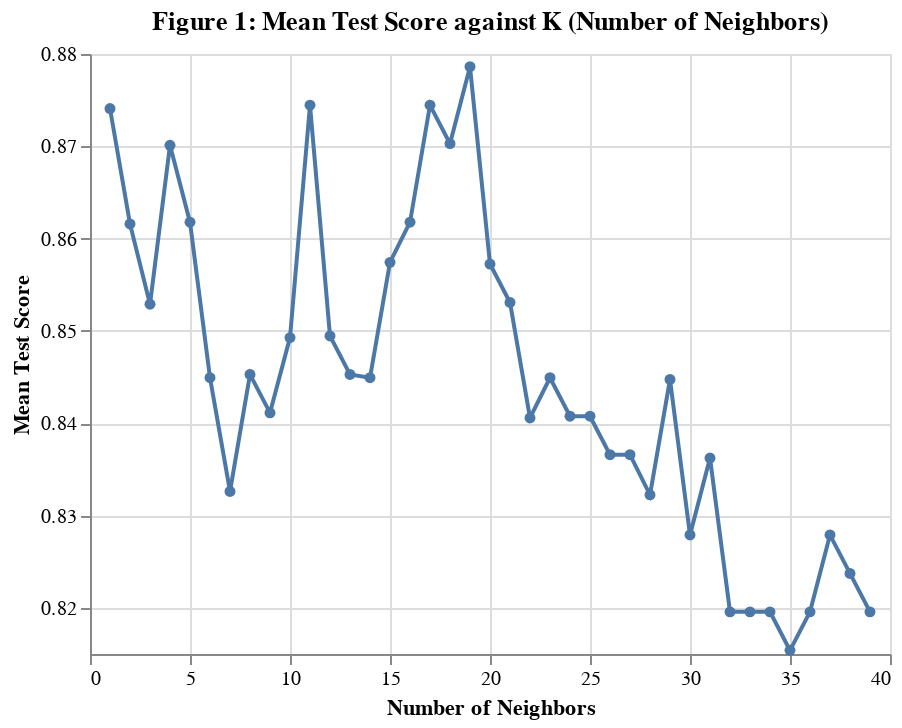

Notebook source saved alongside this figure:
### Code cell
accuracy_versus_k_grid = (
    alt.Chart(accuracies_grid)
    .mark_line(point=True)
    .properties(title='Figure 1: Mean Test Score against K (Number of Neighbors)')
    .encode(
        x = alt.X('param_kneighborsclassifier__n_neighbors', title='Number of Neighbors', scale=alt.Scale(zero=False)),
        y = alt.Y('mean_test_score', title='Mean Test Score', scale=alt.Scale(zero=False))
    )
)
 
accuracy_versus_k_grid

### Figure 1 — Vega-Lite specification as saved in the notebook (floating-point values rounded to 4 significant figures)
{"config": {"view": {"continuousWidth": 400, "continuousHeight": 300}}, "data": {"name": "data-e1fbebc4a8ccf727f33290780387892c"}, "mark": {"type": "line", "point": true}, "encoding": {"x": {"field": "param_kneighborsclassifier__n_neighbors", "scale": {"zero": false}, "title": "Number of Neighbors", "type": "quantitative"}, "y": {"field": "mean_test_score", "scale": {"zero": false}, "title": "Mean Test Score", "type": "quantitative"}}, "title": "Figure 1: Mean Test Score against K (Number of Neighbors)", "$schema": "https://vega.github.io/schema/vega-lite/v4.17.0.json", "datasets": {"data-e1fbebc4a8ccf727f33290780387892c": [{"mean_fit_time": 0.01944, "std_fit_time": 0.003902, "mean_score_time": 0.01924, "std_score_time": 0.004747, "param_kneighborsclassifier__n_neighbors": 1, "params": {"kneighborsclassifier__n_neighbors": 1}, "split0_test_score": 0.875, "split1_test_score": 0.8333, "split2_test_score": 0.875, "split3_test_score": 0.875, "split4_test_score": 0.9583, "split5_test_score": 0.7917, "split6_test_score": 0.9167, "split7_test_score": 0.8333, "split8_test_score": 0.913, "split9_test_score": 0.8696, "mean_test_score": 0.8741, "std_test_score": 0.04535, "rank_test_score": 4}, {"mean_fit_time": 0.01732, "std_fit_time": 0.0008721, "mean_score_time": 0.01769, "std_score_time": 0.001303, "param_kneighborsclassifier__n_neighbors": 2, "params": {"kneighborsclassifier__n_neighbors": 2}, "split0_test_score": 0.875, "split1_test_score": 0.875, "split2_test_score": 0.8333, "split3_test_score": 0.8333, "split4_test_score": 0.875, "split5_test_score": 0.7917, "split6_test_score": 0.875, "split7_test_score": 0.875, "split8_test_score": 0.913, "split9_test_score": 0.8696, "mean_test_score": 0.8616, "std_test_score": 0.03177, "rank_test_score": 9}, {"mean_fit_time": 0.01819, "std_fit_time": 0.001167, "mean_score_time": 0.01774, "std_score_time": 0.001069, "param_kneighborsclassifier__n_neighbors": 3, "params": {"kneighborsclassifier__n_neighbors": 3}, "split0_test_score": 0.7917, "split1_test_score": 0.875, "split2_test_score": 0.8333, "split3_test_score": 0.8333, "split4_test_score": 0.9167, "split5_test_score": 0.7917, "split6_test_score": 0.9167, "split7_test_score": 0.875, "split8_test_score": 0.8261, "split9_test_score": 0.8696, "mean_test_score": 0.8529, "std_test_score": 0.04286, "rank_test_score": 13}, {"mean_fit_time": 0.01689, "std_fit_time": 0.001466, "mean_score_time": 0.01752, "std_score_time": 0.001227, "param_kneighborsclassifier__n_neighbors": 4, "params": {"kneighborsclassifier__n_neighbors": 4}, "split0_test_score": 0.8333, "split1_test_score": 0.875, "split2_test_score": 0.8333, "split3_test_score": 0.7917, "split4_test_score": 0.9583, "split5_test_score": 0.8333, "split6_test_score": 0.875, "split7_test_score": 0.875, "split8_test_score": 0.913, "split9_test_score": 0.913, "mean_test_score": 0.8701, "std_test_score": 0.04664, "rank_test_score": 6}, {"mean_fit_time": 0.01698, "std_fit_time": 0.001473, "mean_score_time": 0.01725, "std_score_time": 0.001336, "param_kneighborsclassifier__n_neighbors": 5, "params": {"kneighborsclassifier__n_neighbors": 5}, "split0_test_score": 0.7917, "split1_test_score": 0.9167, "split2_test_score": 0.8333, "split3_test_score": 0.7917, "split4_test_score": 0.9167, "split5_test_score": 0.8333, "split6_test_score": 0.875, "split7_test_score": 0.8333, "split8_test_score": 0.913, "split9_test_score": 0.913, "mean_test_score": 0.8618, "std_test_score": 0.0487, "rank_test_score": 8}, {"mean_fit_time": 0.01799, "std_fit_time": 0.0009123, "mean_score_time": 0.01812, "std_score_time": 0.002612, "param_kneighborsclassifier__n_neighbors": 6, "params": {"kneighborsclassifier__n_neighbors": 6}, "split0_test_score": 0.7917, "split1_test_score": 0.9167, "split2_test_score": 0.75, "split3_test_score": 0.75, "split4_test_score": 0.9583, "split5_test_score": 0.7917, "split6_test_score": 0.8333, "split7_test_score": 0.875, "split8_test_score": 0.8696, "split9_test_score": 0.913, "mean_test_score": 0.8449, "std_test_score": 0.06927, "rank_test_score": 19}, {"mean_fit_time": 0.01727, "std_fit_time": 0.001343, "mean_score_time": 0.01829, "std_score_time": 0.001135, "param_kneighborsclassifier__n_neighbors": 7, "params": {"kneighborsclassifier__n_neighbors": 7}, "split0_test_score": 0.6667, "split1_test_score": 0.9167, "split2_test_score": 0.7917, "split3_test_score": 0.7083, "split4_test_score": 0.9583, "split5_test_score": 0.7917, "split6_test_score": 0.7917, "split7_test_score": 0.875, "split8_test_score": 0.9565, "split9_test_score": 0.8696, "mean_test_score": 0.8326, "std_test_score": 0.09455, "rank_test_score": 29}, {"mean_fit_time": 0.0173, "std_fit_time": 0.001123, "mean_score_time": 0.01772, "std_score_time": 0.000868, "param_kneighborsclassifier__n_neighbors": 8, "params": {"kneighborsclassifier__n_neighbors": 8}, "split0_test_score": 0.7917, "split1_test_score": 0.9167, "split2_test_score": 0.7083, "split3_test_score": 0.7083, "split4_test_score": 0.9583, "split5_test_score": 0.875, "split6_test_score": 0.7917, "split7_test_score": 0.8333, "split8_test_score": 0.9565, "split9_test_score": 0.913, "mean_test_score": 0.8453, "std_test_score": 0.08895, "rank_test_score": 16}, {"mean_fit_time": 0.01765, "std_fit_time": 0.0008597, "mean_score_time": 0.01775, "std_score_time": 0.001179, "param_kneighborsclassifier__n_neighbors": 9, "params": {"kneighborsclassifier__n_neighbors": 9}, "split0_test_score": 0.7083, "split1_test_score": 0.9167, "split2_test_score": 0.7083, "split3_test_score": 0.75, "split4_test_score": 0.9583, "split5_test_score": 0.8333, "split6_test_score": 0.8333, "split7_test_score": 0.8333, "split8_test_score": 0.9565, "split9_test_score": 0.913, "mean_test_score": 0.8411, "std_test_score": 0.09038, "rank_test_score": 22}, {"mean_fit_time": 0.01807, "std_fit_time": 0.001152, "mean_score_time": 0.01834, "std_score_time": 0.0009525, "param_kneighborsclassifier__n_neighbors": 10, "params": {"kneighborsclassifier__n_neighbors": 10}, "split0_test_score": 0.75, "split1_test_score": 0.9167, "split2_test_score": 0.7083, "split3_test_score": 0.75, "split4_test_score": 0.9583, "split5_test_score": 0.875, "split6_test_score": 0.8333, "split7_test_score": 0.875, "split8_test_score": 0.913, "split9_test_score": 0.913, "mean_test_score": 0.8493, "std_test_score": 0.08107, "rank_test_score": 15}, {"mean_fit_time": 0.02382, "std_fit_time": 0.007246, "mean_score_time": 0.02179, "std_score_time": 0.01265, "param_kneighborsclassifier__n_neighbors": 11, "params": {"kneighborsclassifier__n_neighbors": 11}, "split0_test_score": 0.7917, "split1_test_score": 0.9167, "split2_test_score": 0.7083, "split3_test_score": 0.8333, "split4_test_score": 0.9583, "split5_test_score": 0.875, "split6_test_score": 0.9583, "split7_test_score": 0.8333, "split8_test_score": 0.9565, "split9_test_score": 0.913, "mean_test_score": 0.8745, "std_test_score": 0.07868, "rank_test_score": 2}, {"mean_fit_time": 0.01759, "std_fit_time": 0.001382, "mean_score_time": 0.01762, "std_score_time": 0.0009717, "param_kneighborsclassifier__n_neighbors": 12, "params": {"kneighborsclassifier__n_neighbors": 12}, "split0_test_score": 0.75, "split1_test_score": 0.875, "split2_test_score": 0.7083, "split3_test_score": 0.7917, "split4_test_score": 0.9583, "split5_test_score": 0.875, "split6_test_score": 0.8333, "split7_test_score": 0.8333, "split8_test_score": 0.9565, "split9_test_score": 0.913, "mean_test_score": 0.8495, "std_test_score": 0.07895, "rank_test_score": 14}, {"mean_fit_time": 0.01761, "std_fit_time": 0.0006349, "mean_score_time": 0.01762, "std_score_time": 0.001093, "param_kneighborsclassifier__n_neighbors": 13, "params": {"kneighborsclassifier__n_neighbors": 13}, "split0_test_score": 0.6667, "split1_test_score": 0.875, "split2_test_score": 0.75, "split3_test_score": 0.875, "split4_test_score": 0.9167, "split5_test_score": 0.7917, "split6_test_score": 0.8333, "split7_test_score": 0.875, "split8_test_score": 0.9565, "split9_test_score": 0.913, "mean_test_score": 0.8453, "std_test_score": 0.08289, "rank_test_score": 16}, {"mean_fit_time": 0.01729, "std_fit_time": 0.001099, "mean_score_time": 0.018, "std_score_time": 0.001195, "param_kneighborsclassifier__n_neighbors": 14, "params": {"kneighborsclassifier__n_neighbors": 14}, "split0_test_score": 0.75, "split1_test_score": 0.875, "split2_test_score": 0.75, "split3_test_score": 0.8333, "split4_test_score": 0.9583, "split5_test_score": 0.8333, "split6_test_score": 0.7917, "split7_test_score": 0.875, "split8_test_score": 0.8696, "split9_test_score": 0.913, "mean_test_score": 0.8449, "std_test_score": 0.06407, "rank_test_score": 19}, {"mean_fit_time": 0.0176, "std_fit_time": 0.001131, "mean_score_time": 0.01773, "std_score_time": 0.0006943, "param_kneighborsclassifier__n_neighbors": 15, "params": {"kneighborsclassifier__n_neighbors": 15}, "split0_test_score": 0.75, "split1_test_score": 0.875, "split2_test_score": 0.75, "split3_test_score": 0.875, "split4_test_score": 0.9583, "split5_test_score": 0.7917, "split6_test_score": 0.9167, "split7_test_score": 0.875, "split8_test_score": 0.8696, "split9_test_score": 0.913, "mean_test_score": 0.8574, "std_test_score": 0.06728, "rank_test_score": 10}, {"mean_fit_time": 0.01726, "std_fit_time": 0.0009611, "mean_score_time": 0.01824, "std_score_time": 0.000732, "param_kneighborsclassifier__n_neighbors": 16, "params": {"kneighborsclassifier__n_neighbors": 16}, "split0_test_score": 0.7917, "split1_test_score": 0.875, "split2_test_score": 0.75, "split3_test_score": 0.8333, "split4_test_score": 0.9583, "split5_test_score": 0.875, "split6_test_score": 0.8333, "split7_test_score": 0.875, "split8_test_score": 0.8696, "split9_test_score": 0.9565, "mean_test_score": 0.8618, "std_test_score": 0.06157, "rank_test_score": 7}, {"mean_fit_time": 0.01673, "std_fit_time": 0.0006769, "mean_score_time": 0.01728, "std_score_time": 0.0008684, "param_kneighborsclassifier__n_neighbors": 17, "params": {"kneighborsclassifier__n_neighbors": 17}, "split0_test_score": 0.7917, "split1_test_score": 0.875, "split2_test_score": 0.75, "split3_test_score": 0.8333, "split4_test_score": 0.9583, "split5_test_score": 0.875, "split6_test_score": 0.9167, "split7_test_score": 0.875, "split8_test_score": 0.913, "split9_test_score": 0.9565, "mean_test_score": 0.8745, "std_test_score": 0.06409, "rank_test_score": 2}, {"mean_fit_time": 0.01677, "std_fit_time": 0.001377, "mean_score_time": 0.0175, "std_score_time": 0.001187, "param_kneighborsclassifier__n_neighbors": 18, "params": {"kneighborsclassifier__n_neighbors": 18}, "split0_test_score": 0.75, "split1_test_score": 0.875, "split2_test_score": 0.75, "split3_test_score": 0.8333, "split4_test_score": 0.9583, "split5_test_score": 0.875, "split6_test_score": 0.9167, "split7_test_score": 0.875, "split8_test_score": 0.913, "split9_test_score": 0.9565, "mean_test_score": 0.8703, "std_test_score": 0.07038, "rank_test_score": 5}, {"mean_fit_time": 0.01669, "std_fit_time": 0.0008829, "mean_score_time": 0.01807, "std_score_time": 0.002313, "param_kneighborsclassifier__n_neighbors": 19, "params": {"kneighborsclassifier__n_neighbors": 19}, "split0_test_score": 0.75, "split1_test_score": 0.875, "split2_test_score": 0.75, "split3_test_score": 0.9167, "split4_test_score": 0.9583, "split5_test_score": 0.875, "split6_test_score": 0.9167, "split7_test_score": 0.875, "split8_test_score": 0.913, "split9_test_score": 0.9565, "mean_test_score": 0.8786, "std_test_score": 0.07045, "rank_test_score": 1}, {"mean_fit_time": 0.02466, "std_fit_time": 0.006771, "mean_score_time": 0.02459, "std_score_time": 0.01051, "param_kneighborsclassifier__n_neighbors": 20, "params": {"kneighborsclassifier__n_neighbors": 20}, "split0_test_score": 0.75, "split1_test_score": 0.875, "split2_test_score": 0.75, "split3_test_score": 0.9167, "split4_test_score": 0.9583, "split5_test_score": 0.875, "split6_test_score": 0.875, "split7_test_score": 0.8333, "split8_test_score": 0.8261, "split9_test_score": 0.913, "mean_test_score": 0.8572, "std_test_score": 0.06508, "rank_test_score": 11}, {"mean_fit_time": 0.02593, "std_fit_time": 0.007767, "mean_score_time": 0.02222, "std_score_time": 0.01177, "param_kneighborsclassifier__n_neighbors": 21, "params": {"kneighborsclassifier__n_neighbors": 21}, "split0_test_score": 0.75, "split1_test_score": 0.875, "split2_test_score": 0.75, "split3_test_score": 0.9167, "split4_test_score": 0.9583, "split5_test_score": 0.8333, "split6_test_score": 0.875, "split7_test_score": 0.8333, "split8_test_score": 0.8261, "split9_test_score": 0.913, "mean_test_score": 0.8531, "std_test_score": 0.06514, "rank_test_score": 12}, {"mean_fit_time": 0.01122, "std_fit_time": 0.001221, "mean_score_time": 0.01249, "std_score_time": 0.002744, "param_kneighborsclassifier__n_neighbors": 22, "params": {"kneighborsclassifier__n_neighbors": 22}, "split0_test_score": 0.7917, "split1_test_score": 0.875, "split2_test_score": 0.75, "split3_test_score": 0.875, "split4_test_score": 0.9583, "split5_test_score": 0.8333, "split6_test_score": 0.8333, "split7_test_score": 0.75, "split8_test_score": 0.8261, "split9_test_score": 0.913, "mean_test_score": 0.8406, "std_test_score": 0.06372, "rank_test_score": 25}, {"mean_fit_time": 0.01033, "std_fit_time": 0.0001404, "mean_score_time": 0.01126, "std_score_time": 0.0001841, "param_kneighborsclassifier__n_neighbors": 23, "params": {"kneighborsclassifier__n_neighbors": 23}, "split0_test_score": 0.7917, "split1_test_score": 0.875, "split2_test_score": 0.7083, "split3_test_score": 0.875, "split4_test_score": 0.9583, "split5_test_score": 0.8333, "split6_test_score": 0.8333, "split7_test_score": 0.7917, "split8_test_score": 0.8696, "split9_test_score": 0.913, "mean_test_score": 0.8449, "std_test_score": 0.06672, "rank_test_score": 18}, {"mean_fit_time": 0.01033, "std_fit_time": 8.258e-05, "mean_score_time": 0.0113, "std_score_time": 0.0001543, "param_kneighborsclassifier__n_neighbors": 24, "params": {"kneighborsclassifier__n_neighbors": 24}, "split0_test_score": 0.7917, "split1_test_score": 0.875, "split2_test_score": 0.7083, "split3_test_score": 0.8333, "split4_test_score": 0.9583, "split5_test_score": 0.8333, "split6_test_score": 0.8333, "split7_test_score": 0.7917, "split8_test_score": 0.8696, "split9_test_score": 0.913, "mean_test_score": 0.8408, "std_test_score": 0.06601, "rank_test_score": 23}, {"mean_fit_time": 0.01048, "std_fit_time": 0.0002556, "mean_score_time": 0.01141, "std_score_time": 0.0002865, "param_kneighborsclassifier__n_neighbors": 25, "params": {"kneighborsclassifier__n_neighbors": 25}, "split0_test_score": 0.75, "split1_test_score": 0.875, "split2_test_score": 0.75, "split3_test_score": 0.8333, "split4_test_score": 0.9583, "split5_test_score": 0.8333, "split6_test_score": 0.8333, "split7_test_score": 0.7917, "split8_test_score": 0.8696, "split9_test_score": 0.913, "mean_test_score": 0.8408, "std_test_score": 0.06333, "rank_test_score": 23}, {"mean_fit_time": 0.01059, "std_fit_time": 0.0005285, "mean_score_time": 0.01138, "std_score_time": 0.000278, "param_kneighborsclassifier__n_neighbors": 26, "params": {"kneighborsclassifier__n_neighbors": 26}, "split0_test_score": 0.7917, "split1_test_score": 0.875, "split2_test_score": 0.7083, "split3_test_score": 0.8333, "split4_test_score": 0.9167, "split5_test_score": 0.8333, "split6_test_score": 0.8333, "split7_test_score": 0.7917, "split8_test_score": 0.8696, "split9_test_score": 0.913, "mean_test_score": 0.8366, "std_test_score": 0.05945, "rank_test_score": 26}, {"mean_fit_time": 0.01027, "std_fit_time": 4.475e-05, "mean_score_time": 0.01126, "std_score_time": 0.0001358, "param_kneighborsclassifier__n_neighbors": 27, "params": {"kneighborsclassifier__n_neighbors": 27}, "split0_test_score": 0.7083, "split1_test_score": 0.875, "split2_test_score": 0.7083, "split3_test_score": 0.8333, "split4_test_score": 0.9583, "split5_test_score": 0.8333, "split6_test_score": 0.875, "split7_test_score": 0.7917, "split8_test_score": 0.8696, "split9_test_score": 0.913, "mean_test_score": 0.8366, "std_test_score": 0.07723, "rank_test_score": 26}, {"mean_fit_time": 0.01029, "std_fit_time": 8.642e-05, "mean_score_time": 0.0113, "std_score_time": 0.0001738, "param_kneighborsclassifier__n_neighbors": 28, "params": {"kneighborsclassifier__n_neighbors": 28}, "split0_test_score": 0.75, "split1_test_score": 0.875, "split2_test_score": 0.7083, "split3_test_score": 0.8333, "split4_test_score": 0.9167, "split5_test_score": 0.8333, "split6_test_score": 0.875, "split7_test_score": 0.7917, "split8_test_score": 0.8261, "split9_test_score": 0.913, "mean_test_score": 0.8322, "std_test_score": 0.06412, "rank_test_score": 30}, {"mean_fit_time": 0.01033, "std_fit_time": 0.0001072, "mean_score_time": 0.01128, "std_score_time": 0.0001091, "param_kneighborsclassifier__n_neighbors": 29, "params": {"kneighborsclassifier__n_neighbors": 29}, "split0_test_score": 0.75, "split1_test_score": 0.875, "split2_test_score": 0.75, "split3_test_score": 0.8333, "split4_test_score": 0.9583, "split5_test_score": 0.8333, "split6_test_score": 0.9167, "split7_test_score": 0.7917, "split8_test_score": 0.8696, "split9_test_score": 0.8696, "mean_test_score": 0.8447, "std_test_score": 0.06423, "rank_test_score": 21}, {"mean_fit_time": 0.01043, "std_fit_time": 0.0002356, "mean_score_time": 0.01157, "std_score_time": 0.0006176, "param_kneighborsclassifier__n_neighbors": 30, "params": {"kneighborsclassifier__n_neighbors": 30}, "split0_test_score": 0.75, "split1_test_score": 0.875, "split2_test_score": 0.75, "split3_test_score": 0.8333, "split4_test_score": 0.9167, "split5_test_score": 0.875, "split6_test_score": 0.8333, "split7_test_score": 0.75, "split8_test_score": 0.8261, "split9_test_score": 0.8696, "mean_test_score": 0.8279, "std_test_score": 0.05685, "rank_test_score": 31}, {"mean_fit_time": 0.01033, "std_fit_time": 9.293e-05, "mean_score_time": 0.01128, "std_score_time": 0.0001417, "param_kneighborsclassifier__n_neighbors": 31, "params": {"kneighborsclassifier__n_neighbors": 31}, "split0_test_score": 0.7083, "split1_test_score": 0.9167, "split2_test_score": 0.75, "split3_test_score": 0.8333, "split4_test_score": 0.9167, "split5_test_score": 0.875, "split6_test_score": 0.8333, "split7_test_score": 0.8333, "split8_test_score": 0.8261, "split9_test_score": 0.8696, "mean_test_score": 0.8362, "std_test_score": 0.06283, "rank_test_score": 28}, {"mean_fit_time": 0.01026, "std_fit_time": 1.936e-05, "mean_score_time": 0.01126, "std_score_time": 0.0001384, "param_kneighborsclassifier__n_neighbors": 32, "params": {"kneighborsclassifier__n_neighbors": 32}, "split0_test_score": 0.7083, "split1_test_score": 0.875, "split2_test_score": 0.7083, "split3_test_score": 0.8333, "split4_test_score": 0.9167, "split5_test_score": 0.875, "split6_test_score": 0.8333, "split7_test_score": 0.75, "split8_test_score": 0.8261, "split9_test_score": 0.8696, "mean_test_score": 0.8196, "std_test_score": 0.06934, "rank_test_score": 34}, {"mean_fit_time": 0.01024, "std_fit_time": 3.845e-05, "mean_score_time": 0.01129, "std_score_time": 0.0001206, "param_kneighborsclassifier__n_neighbors": 33, "params": {"kneighborsclassifier__n_neighbors": 33}, "split0_test_score": 0.6667, "split1_test_score": 0.875, "split2_test_score": 0.75, "split3_test_score": 0.8333, "split4_test_score": 0.9167, "split5_test_score": 0.875, "split6_test_score": 0.8333, "split7_test_score": 0.75, "split8_test_score": 0.8261, "split9_test_score": 0.8696, "mean_test_score": 0.8196, "std_test_score": 0.0718, "rank_test_score": 34}, {"mean_fit_time": 0.01026, "std_fit_time": 4.077e-05, "mean_score_time": 0.01128, "std_score_time": 7.142e-05, "param_kneighborsclassifier__n_neighbors": 34, "params": {"kneighborsclassifier__n_neighbors": 34}, "split0_test_score": 0.75, "split1_test_score": 0.875, "split2_test_score": 0.7083, "split3_test_score": 0.7917, "split4_test_score": 0.9167, "split5_test_score": 0.875, "split6_test_score": 0.8333, "split7_test_score": 0.75, "split8_test_score": 0.8261, "split9_test_score": 0.8696, "mean_test_score": 0.8196, "std_test_score": 0.06414, "rank_test_score": 34}, {"mean_fit_time": 0.01057, "std_fit_time": 0.0006206, "mean_score_time": 0.0114, "std_score_time": 0.0002041, "param_kneighborsclassifier__n_neighbors": 35, "params": {"kneighborsclassifier__n_neighbors": 35}, "split0_test_score": 0.7083, "split1_test_score": 0.9167, "split2_test_score": 0.7083, "split3_test_score": 0.7917, "split4_test_score": 0.9167, "split5_test_score": 0.8333, "split6_test_score": 0.8333, "split7_test_score": 0.75, "split8_test_score": 0.8261, "split9_test_score": 0.8696, "mean_test_score": 0.8154, "std_test_score": 0.07209, "rank_test_score": 39}, {"mean_fit_time": 0.01024, "std_fit_time": 2.953e-05, "mean_score_time": 0.01127, "std_score_time": 0.0001371, "param_kneighborsclassifier__n_neighbors": 36, "params": {"kneighborsclassifier__n_neighbors": 36}, "split0_test_score": 0.75, "split1_test_score": 0.9167, "split2_test_score": 0.7083, "split3_test_score": 0.7917, "split4_test_score": 0.9167, "split5_test_score": 0.8333, "split6_test_score": 0.8333, "split7_test_score": 0.75, "split8_test_score": 0.8261, "split9_test_score": 0.8696, "mean_test_score": 0.8196, "std_test_score": 0.06679, "rank_test_score": 34}, {"mean_fit_time": 0.01031, "std_fit_time": 0.0001218, "mean_score_time": 0.01134, "std_score_time": 0.0002217, "param_kneighborsclassifier__n_neighbors": 37, "params": {"kneighborsclassifier__n_neighbors": 37}, "split0_test_score": 0.75, "split1_test_score": 0.9167, "split2_test_score": 0.7083, "split3_test_score": 0.7917, "split4_test_score": 0.9583, "split5_test_score": 0.8333, "split6_test_score": 0.875, "split7_test_score": 0.75, "split8_test_score": 0.8261, "split9_test_score": 0.8696, "mean_test_score": 0.8279, "std_test_score": 0.07525, "rank_test_score": 31}, {"mean_fit_time": 0.01024, "std_fit_time": 3.844e-05, "mean_score_time": 0.01128, "std_score_time": 0.0001511, "param_kneighborsclassifier__n_neighbors": 38, "params": {"kneighborsclassifier__n_neighbors": 38}, "split0_test_score": 0.75, "split1_test_score": 0.9167, "split2_test_score": 0.7083, "split3_test_score": 0.7917, "split4_test_score": 0.9583, "split5_test_score": 0.8333, "split6_test_score": 0.8333, "split7_test_score": 0.75, "split8_test_score": 0.8261, "split9_test_score": 0.8696, "mean_test_score": 0.8237, "std_test_score": 0.07366, "rank_test_score": 33}, {"mean_fit_time": 0.01045, "std_fit_time": 0.0003606, "mean_score_time": 0.01155, "std_score_time": 0.000577, "param_kneighborsclassifier__n_neighbors": 39, "params": {"kneighborsclassifier__n_neighbors": 39}, "split0_test_score": 0.7083, "split1_test_score": 0.9167, "split2_test_score": 0.7083, "split3_test_score": 0.7917, "split4_test_score": 0.9583, "split5_test_score": 0.8333, "split6_test_score": 0.8333, "split7_test_score": 0.75, "split8_test_score": 0.8261, "split9_test_score": 0.8696, "mean_test_score": 0.8196, "std_test_score": 0.07872, "rank_test_score": 34}]}}
